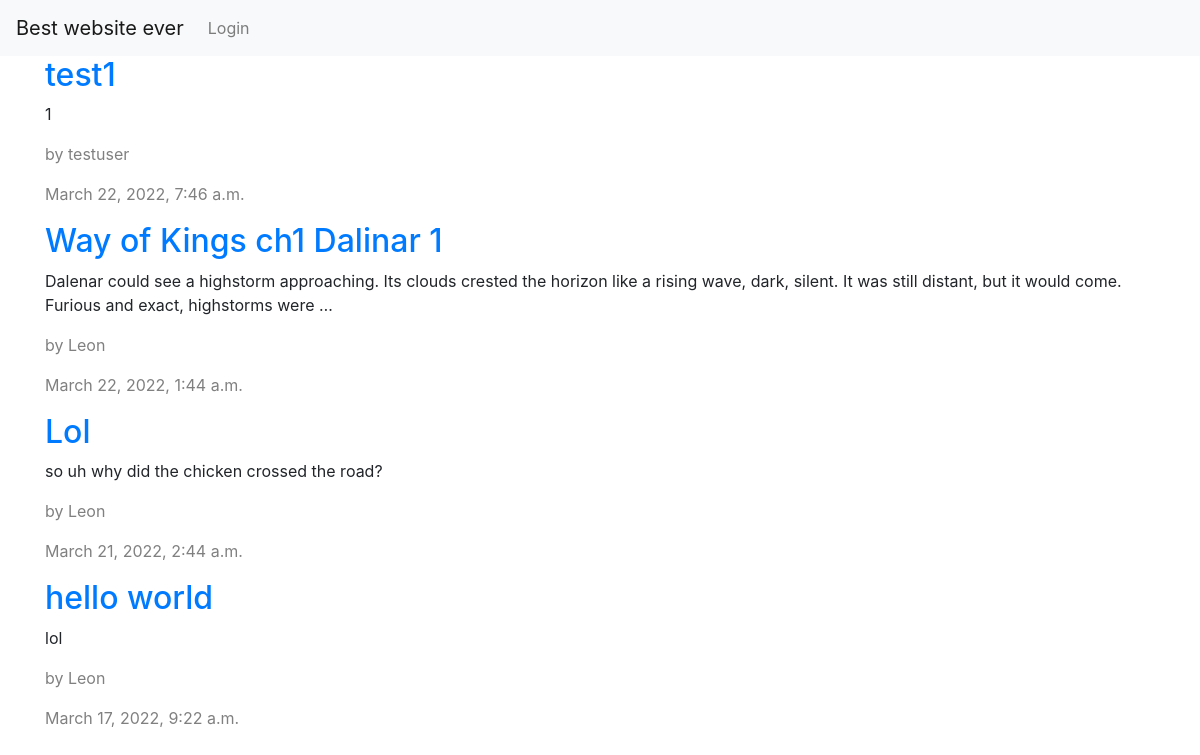
The page / on the database its author committed.
### blog/models.py (models this page shows, shortened)
class Post(models.Model):
    STATUS_CHOICES = (
        ('draft', 'Draft'),
        ('published', 'Published'),
    )
    title = models.CharField(max_length=250)
    slug = models.SlugField(max_length=250,
                            unique_for_date='publish')
    author = models.ForeignKey(User,
                               on_delete=models.CASCADE,
                               related_name='blog_posts')
    body = models.TextField()
    publish = models.DateTimeField(default=timezone.now)
    created = models.DateTimeField(auto_now_add=True)
    updated = models.DateTimeField(auto_now=True)
    status = models.CharField(max_length=10,
                              choices=STATUS_CHOICES,
                              default='draft')
    objects = models.Manager()
    published = PublishedManager()
    class Meta:
        ordering = ('-publish',)

### blog/views.py (the view)
# urls.py: path('', views.post_list, name='home'),
def post_list(request):
    posts = Post.published.all()
    return render(request,
	          'home.html',
	          {'posts': posts})

### blog/models.py (called while the page is built)
        def get_queryset(self):
            return super(PublishedManager,self).get_queryset().filter(status='published')

### blog/templates/home.html
{% extends 'base.html' %}
{% block content %}
  {% for post in posts %}
    <div class="post-entry">
      <h2><a href="{% url 'post_detail' post.slug %}">{{ post.title }}</a></h2>
      <p>{{ post.body|truncatewords:30 }}</p>
      <p style="color:#808080">by {{post.author}}</p>
      <p style="color:#808080"> {{post.created}}</p>
    </div>
  {% endfor %}
{% endblock content %}

### rows shown on the page
Post: title "test1", body "1", author "testuser", created "March 22, 2022, 7:46 a.m."
Post: title "Way of Kings ch1 Dalinar 1", body "Dalenar could see a highstorm approaching. Its clouds crested the horizon like a rising wave, dark, silent. It was still distant, but it would come. Furious and exact, highstorms were …", author "Leon", created "March 22, 2022, 1:44 a.m."
Post: title "Lol", body "so uh why did the chicken crossed the road?", author "Leon", created "March 21, 2022, 2:44 a.m."
Post: title "hello world", body "lol", author "Leon", created "March 17, 2022, 9:22 a.m."
